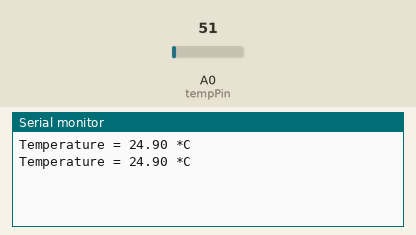
This sketch was run on a simulated Arduino Uno, built with avr-gcc and run on an emulated ATmega328P. On the bench: the last lines printed to the serial monitor. The test bench sets the inputs (shaded band); at power-on: A0 (tempPin) = 51.

Above: at 1.8 s.
1.9 s: A0 (tempPin) set to 61
At 2.8 s:
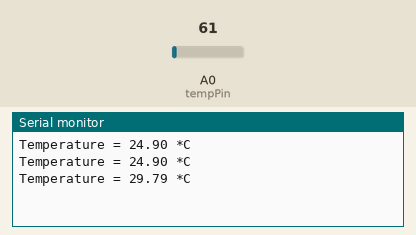
3.4 s: A0 (tempPin) set to 71
At 4.8 s:
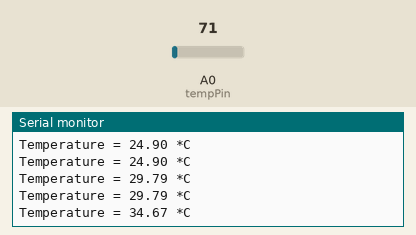
Timing chart, 0 to 6.4 s (numbered marks = the images above; inputs shaded):
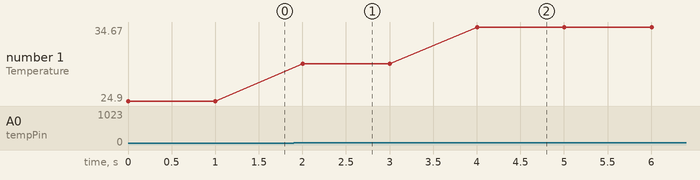

Measured:
- after the input at 1.9 s, the serial monitor: prints a new line after 0.10 s (image 1)
- after the input at 3.4 s, the serial monitor: prints a new line after 0.60 s (image 2)
- plotted number 1: 24.9 → 29.79 after the input at 1.9 s, 29.79 → 34.67 after the input at 3.4 s

The sketch:

temperature.ino
```cpp
float temp;
int tempPin = 0;

void setup() {
    Serial.begin(9600);
}

void loop() {
    temp = analogRead(tempPin); //Reads analog voltage from pin 0
    temp = temp * 0.48828125; //Converts analog value into degree celcius

    Serial.print("Temperature = ");
    Serial.print(temp);
    Serial.print(" *C");
    Serial.println();

    delay(1000); //waits 1 sec before reading again
}
```
